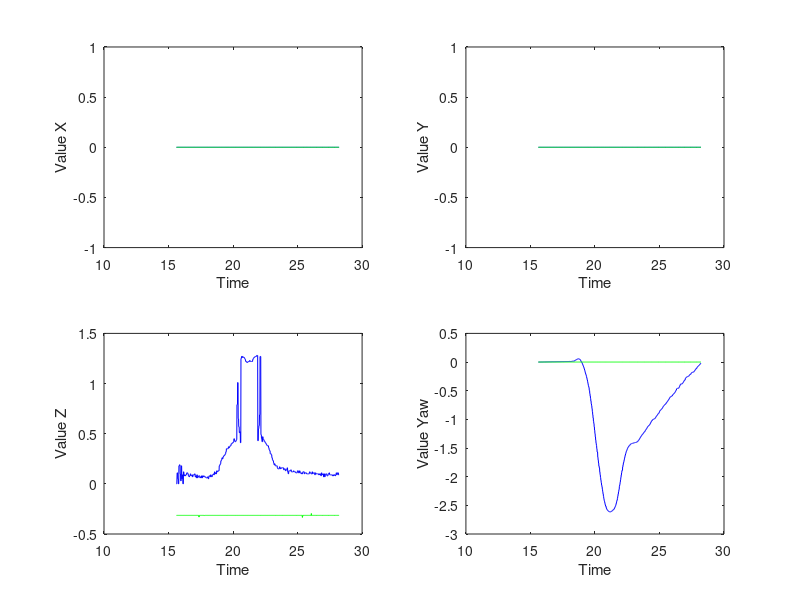
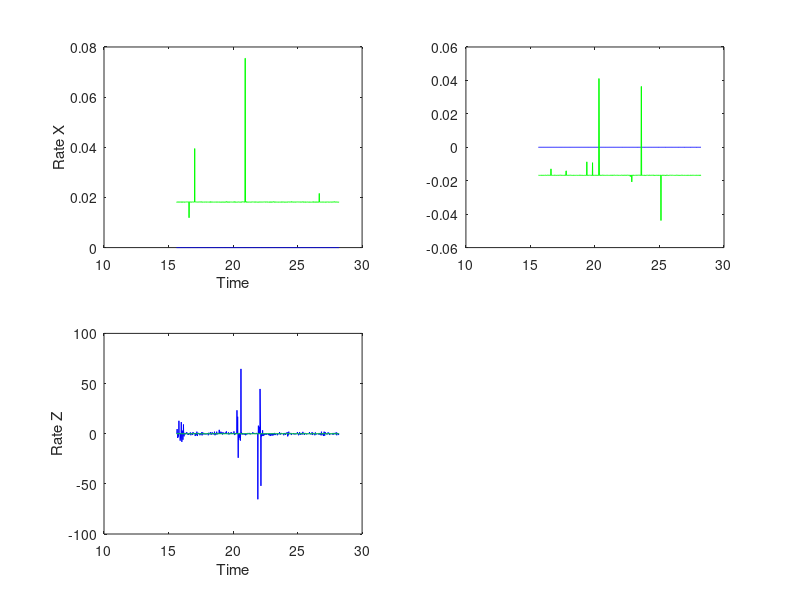
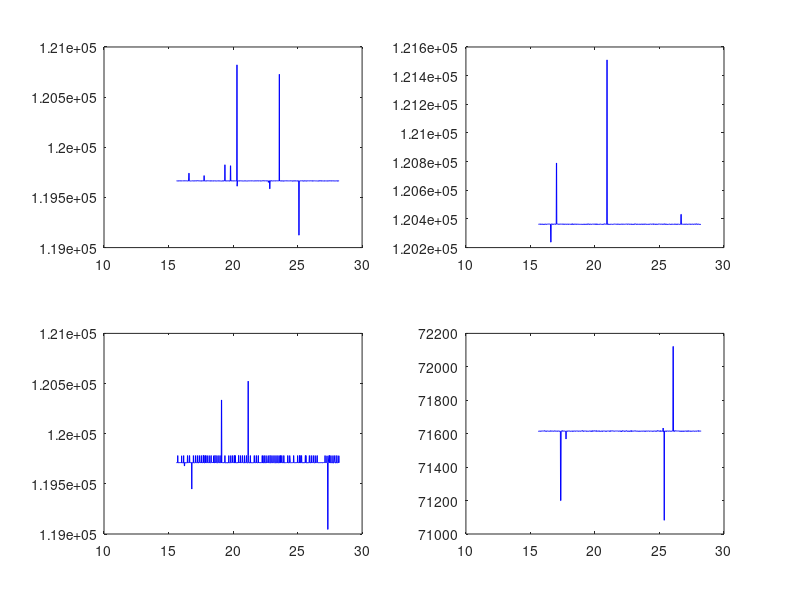
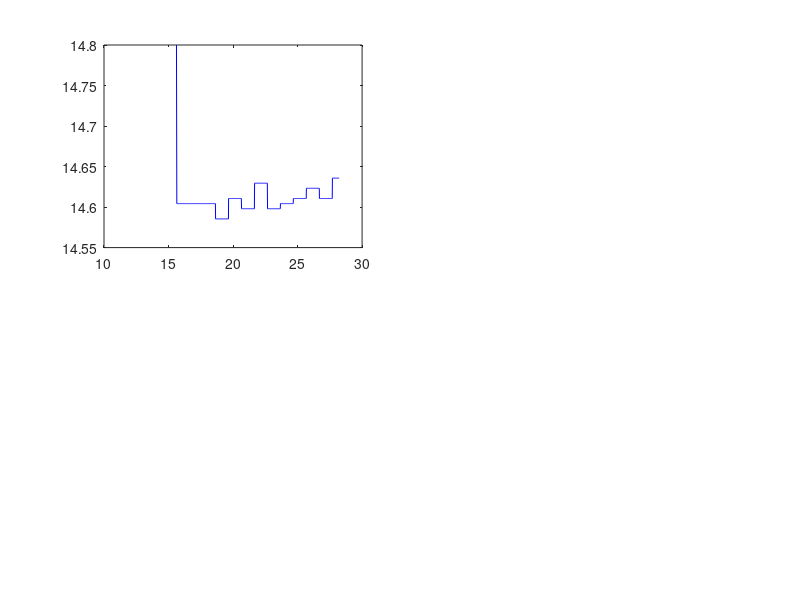

The MATLAB script that drew these images, in order:
close all
clc

log = load('benchtop/LOG77.TXT');

% parsing the data
Time          = log(:,1);
Mode          = log(:,2);
Imu_AccX      = log(:,3);
Imu_AccY      = log(:,4);
Imu_AccZ      = log(:,5);
Imu_AngRateX  = log(:,6);
Imu_AngRateY  = log(:,7);
Imu_AngRateZ  = log(:,8);
Imu_MagX      = log(:,9);
Imu_MagY      = log(:,10);
Imu_MagZ      = log(:,11);
Imu_Rot       = log(:,12:20);
Px4_Xdot      = log(:,21);
Px4_Ydot      = log(:,22);
Px4_Qual      = log(:,23);
Lidar_Dist    = log(:,24);
Camera_X      = log(:,25);
Camera_Y      = log(:,26);
Camera_Yaw    = log(:,27);
Camera_T      = log(:,28);
Filter_X      = log(:,29);
Filter_Y      = log(:,30);
Filter_Z      = log(:,31);
Filter_Xdot   = log(:,32);
Filter_Ydot   = log(:,33);
Filter_Zdot   = log(:,34);
Filter_Roll   = log(:,35);
Filter_Pitch  = log(:,36);
Filter_Yaw    = log(:,37);
Val_P_X       = log(:,38);
Val_I_X       = log(:,39);
Val_D_X       = log(:,40);
Val_P_Y       = log(:,41);
Val_I_Y       = log(:,42);
Val_D_Y       = log(:,43);
Val_P_Z       = log(:,44);
Val_I_Z       = log(:,45);
Val_D_Z       = log(:,46);
Val_P_Yaw     = log(:,47);
Val_I_Yaw     = log(:,48);
Val_D_Yaw     = log(:,49);
Rate_P_X      = log(:,50);
Rate_I_X      = log(:,51);
Rate_D_X      = log(:,52);
Rate_P_Y      = log(:,53);
Rate_I_Y      = log(:,54);
Rate_D_Y      = log(:,55);
Rate_P_Z      = log(:,56);
Rate_I_Z      = log(:,57);
Rate_D_Z      = log(:,58);
Rate_P_Yaw    = log(:,59);
Rate_I_Yaw    = log(:,60);
Rate_D_Yaw    = log(:,61);
Setpt_X       = log(:,62);
Setpt_Y       = log(:,63);
Setpt_Z       = log(:,64);
Setpt_Yaw     = log(:,65);
Setpt_Xdot    = log(:,66);
Setpt_Ydot    = log(:,67);
Setpt_Zdot    = log(:,68);
PID_Ux        = log(:,69);
PID_Uy        = log(:,70);
PID_Uz        = log(:,71);
PID_Yawdot    = log(:,72);
Flag_Xval     = log(:,73);
Flag_Yval     = log(:,74);
Flag_Zval     = log(:,75);
Flag_Xrate    = log(:,76);
Flag_Yrate    = log(:,77);
Flag_Zrate    = log(:,78);
Flag_Yawl     = log(:,79);
Battery       = log(:,80);
DJI_Roll      = log(:,81);
DJI_Pitch     = log(:,82);
DJI_Yawdot    = log(:,83);
DJI_Fz        = log(:,84);
AtomFlag          = log(:,85);
DJI_Roll_RAW      = log(:,86);
DJI_Pitch_RAW     = log(:,87);
DJI_Fz_RAW    = log(:,88);
DJI_YawRate_RAW        = log(:,89);

PPM_1 = log(:, 90);
PPM_2 = log(:, 91);
PPM_3 = log(:, 92);
PPM_4 = log(:, 93);

clf

disc_Zdot = Filter_Zdot;
%%
for i = 2:length(Time)
    disc_Zdot(i) = (Lidar_Dist(i) - Lidar_Dist(i - 1)) / (Time(i) - Time(i-1));
end

%% plot
% figure 1 values
figure(1)
subplot(221)
plot(Time, Filter_X, 'b', Time, Setpt_X, 'g')
xlabel('Time')
ylabel('Value X')

subplot(222)
plot(Time, Filter_Y, 'b', Time, Setpt_Y, 'g')
xlabel('Time')
ylabel('Value Y')

subplot(223)
plot(Time, Lidar_Dist, 'b', Time, Setpt_Z, 'g')
xlabel('Time')
ylabel('Value Z')

subplot(224)
plot(Time, Filter_Yaw, 'b', Time, Setpt_Yaw, 'g')
xlabel('Time')
ylabel('Value Yaw')



% figure 2 rates
figure(2)
subplot(221)
plot(Time, Filter_Xdot, 'b', Time, Setpt_Xdot, 'g')
xlabel('Time')
ylabel('Rate X')

subplot(222)
xlabel('Time')
ylabel('Rate Y')
plot(Time, Filter_Ydot, 'b', Time, Setpt_Ydot, 'g')


subplot(223)
% plot(Time, Filter_Zdot, 'b', Time, Setpt_Zdot, 'g')
plot(Time, disc_Zdot, 'b', Time, Setpt_Zdot, 'g')
xlabel('Time')
ylabel('Rate Z')

% figure 3 DJI
figure(3)
subplot(221)
xlabel('Time')
ylabel('DJI Roll')
plot(Time, DJI_Roll, 'b')
subplot(222)
xlabel('Time')
ylabel('DJI Pitch')
plot(Time, DJI_Pitch, 'b')
subplot(223)
xlabel('Time')
ylabel('DJI Yaw Dot')
plot(Time, DJI_Yawdot, 'b')
subplot(224)
xlabel('Time')
ylabel('DJI Fz')
plot(Time, DJI_Fz, 'b')
%
%% figure 4 others
figure(4)
subplot(221)
xlabel('Time')
ylabel('Battery')
plot(Time, Battery, 'b')


%% figure 5 DJI RAW
figure(5)
subplot(221)
xlabel('Time')
ylabel('DJI Roll Raw')
plot(Time, DJI_Roll_RAW, 'b')
subplot(222)
xlabel('Time')
ylabel('DJI Pitch Raw')
plot(Time, DJI_Pitch_RAW, 'b')
subplot(224)
xlabel('Time')
ylabel('DJI Yaw Dot Raw')
plot(Time, DJI_YawRate_RAW, 'b')
subplot(223)
plot(Time, DJI_Fz_RAW, 'b')
xlabel('Time')
ylabel('DJI Fz Raw')

figure(6)
subplot(221)
plot(Time, PID_Uz, 'b')
xlabel('time')
ylabel('pid uz')


%figure(7)
%
%plot(Time, Rate_P_Z, 'b')

% figure 6 PID 
figure(80)
subplot(231)
plot(Time, Val_P_Z, 'b')
xlabel('Time')
ylabel('VAL P')
grid on

subplot(232)
plot(Time, Val_I_Z, 'b')
xlabel('Time')
ylabel('VAL I')
grid on

subplot(233)
plot(Time, Val_D_Z, 'b')
xlabel('Time')
ylabel('VAL D')
grid on

subplot(234)
plot(Time, Rate_P_Z, 'b')
xlabel('Time')
ylabel('Rate P')
grid on

subplot(235)
plot(Time, Rate_I_Z, 'b')
xlabel('Time')
ylabel('Rate I')
grid on

subplot(236)
plot(Time, Rate_D_Z, 'b')
xlabel('Time')
ylabel('Rate D')
grid on

%% 
figure(20)
subplot(221)
plot(Time, Px4_Xdot, 'b')
xlabel('Time')
ylabel('Px4 X vel')
grid on

subplot(222)
plot(Time, Px4_Ydot, 'b')
xlabel('Time')
ylabel('Px4 Y vel')
grid on

subplot(223)
plot(Time, Px4_Qual, 'b')
xlabel('Time')
ylabel('Qual')
grid on

figure(21)
plot(Time, Mode, 'b');
ylabel('Mode')
grid on


figure(22)
plot(Time, PPM_3, 'b');
ylabel('Chan 3 PPM')

figure(23)
subplot(221)
plot(Time, atan2(Imu_Rot(:, 6), Imu_Rot(:, 9)), 'b')
ylabel('Roll')

subplot(222)
plot(Time, asin(-Imu_Rot(:, 3)), 'b')
ylabel('Pitch')

subplot(223)
plot(Time, atan2(Imu_Rot(:, 2), Imu_Rot(:, 1)), 'b')
ylabel('Yaw')

%%
figure(24)
subplot(221)
plot(Time, Val_P_Z)
ylabel('VAL_P_Z')

subplot(222)
plot(Time, Val_I_Z)
ylabel('VAL_I_Z')

subplot(223)
plot(Time, Val_D_Z)
ylabel('VAL_D_Z')


figure(25)
subplot(221)
plot(Time, Imu_AccX, 'b');
ylabel('Ax');

subplot(222)
plot(Time, Imu_AccY, 'b');
ylabel('Ay');

subplot(223);
plot(Time, Imu_AccZ, 'b');
ylabel('Az');

figure(100)
plot(Time, Lidar_Dist, 'b');
ylabel('Lidar');

figure(200)
plot(Time, Filter_Z, 'b');
ylabel('Z Filter')
xlabel('Time')

%%
Real_Time_for_this_log = (Time(end) - Time(1)) / 60
